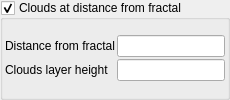
               <widget class="MyGroupBox" name="groupCheck_clouds_distance_mode">
                <property name="toolTip">
                 <string>Generate clouds which are within specified distance from the fractal.</string>
                </property>
                <property name="title">
                 <string>Clouds at distance from fractal</string>
                </property>
                <property name="checkable">
                 <bool>true</bool>
                </property>
                <layout class="QVBoxLayout" name="verticalLayout_13">
                 <property name="leftMargin">
                  <number>2</number>
                 </property>
                 <property name="topMargin">
                  <number>2</number>
                 </property>
                 <property name="rightMargin">
                  <number>2</number>
                 </property>
                 <property name="bottomMargin">
                  <number>2</number>
                 </property>
                 <item>
                  <layout class="QGridLayout" name="gridLayout_21">
                   <property name="spacing">
                    <number>2</number>
                   </property>
                   <item row="0" column="0">
                    <widget class="QLabel" name="label_125">
                     <property name="text">
                      <string>Distance from fractal</string>
                     </property>
                    </widget>
                   </item>
                   <item row="0" column="1">
                    <widget class="MyLineEdit" name="logedit_clouds_distance">
                     <property name="toolTip">
                      <string>Distance from the fractal surface to the start of the clouds volume.</string>
                     </property>
                    </widget>
                   </item>
                   <item row="1" column="0">
                    <widget class="QLabel" name="label_126">
                     <property name="text">
                      <string>Clouds layer height</string>
                     </property>
                    </widget>
                   </item>
                   <item row="1" column="1">
                    <widget class="MyLineEdit" name="logedit_clouds_distance_layer">
                     <property name="toolTip">
                      <string>Vertical thickness of the clouds layer, controlling how deep clouds extend from their base.</string>
                     </property>
                    </widget>
                   </item>
                  </layout>
                 </item>
                </layout>
               </widget>
